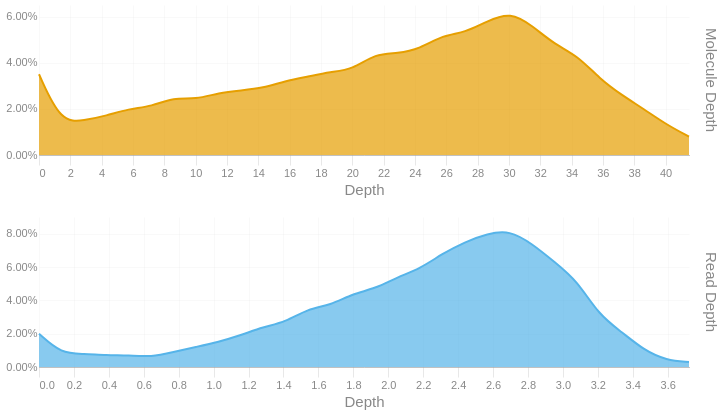

Notebook source saved alongside this figure:
### Code cell
readdep = depth_hist(tb['Read Depth'], q99, 3)
readdep = readdep.with_columns(pl.lit('Read Depth').alias('Metric'))
if not SKIPLR:
    moldep = depth_hist(tb['Molecule Depth'], mol_q99, 1)
    moldep = moldep.with_columns(pl.lit('Molecule Depth').alias('Metric'))
    _hist = pl.concat([readdep, moldep])
    _hist = _hist.filter(pl.col('Proportion') != 0)
    with SafeRender(_hist):
        (
            alt.Chart(_hist)        
            .mark_area(interpolate = "basis")
            .encode(
                x=alt.X('Bin:Q').scale(domainMin=0).axis(alt.Axis(title='Depth')),
                y = alt.Y('Proportion:Q', title = None).axis(format = '.2%'),
                color = alt.Color('Metric:N').legend(None),
                row = alt.Row("Metric:N").header(title = None, labelOrient = 'right'),
                tooltip = [
                    alt.Tooltip("Metric:N", title = "Metric"),
                    alt.Tooltip('Interval:N', title = "Depth Interval"),
                    alt.Tooltip('Proportion:Q', title = "% Alignments").format('.2%')
                ]
            )
            .resolve_scale(x='independent', y='independent')
            .properties(
                height = 150, width = 650,
                usermeta={'embedOptions': {'downloadFileName': f'{samplename}.depth.hist'}}
            )
        ).display()
else:
    readdep = readdep.filter(pl.col('Proportion') != 0)
    with SafeRender(readdep):
        (
            alt.Chart(readdep)        
            .mark_area(interpolate = "basis")
            .encode(
                x=alt.X('Bin:Q').scale(domainMin=0).axis(alt.Axis(title='Depth')),
                y = alt.Y('Proportion:Q', title = None).axis(format = '.2%'),
                tooltip = [
                    alt.Tooltip('Interval:N', title = "Depth Interval"),
                    alt.Tooltip('Proportion:Q', title = "% Alignments").format('.2%')
                ]
            )
            .properties(
                usermeta={'embedOptions': {'downloadFileName': f'{samplename}.depth.hist'}}
            )
        ).display()

### Figure 1 — Vega-Lite specification as saved in the notebook (floating-point values rounded to 4 significant figures)
{"width": 650, "height": 150, "config": {"title": {"anchor": "start", "dy": -15, "fontSize": 18, "color": "#888888", "subtitleColor": "#888888", "subtitleFontSize": 14}, "arc": {"fill": "#0072B2"}, "axis": {"domainColor": "#888888", "domainWidth": 0.5, "gridWidth": 0.2, "grid": false, "titleFontWeight": 400, "titleFontSize": 15, "labelFontSize": 11, "labelColor": "#888888", "tickColor": "#888888", "tickWidth": 0.2, "titleColor": "#888888"}, "axisBand": {"grid": false}, "axisX": {"grid": true, "tickSize": 10, "domainCap": "round"}, "axisY": {"domain": false, "grid": true, "tickSize": 0, "domainCap": "round"}, "background": "transparent", "header": {"labelFontSize": 15, "labelColor": "#888888", "titleFontSize": 15, "titleFontWeight": 600, "titleColor": "#888888"}, "legend": {"labelFont": "sans-serif", "labelFontSize": 12, "labelColor": "#888888", "symbolSize": 100, "symbolType": "circle", "titleFontSize": 12, "titlePadding": 10, "titleColor": "#888888", "title": null}, "range": {"category": ["#E69F00", "#56B4E9", "#009E73", "#F0E442", "#0072B2", "#D55E00", "#CC79A7", "#000000"], "diverging": ["#cfe8f3", "#a2d4ec", "#73bfe2", "#46abdb", "#1696d2", "#12719e"]}, "area": {"fill": "#0072B2", "fillOpacity": 0.7, "line": true, "strokeOpacity": 0.7}, "line": {"color": "#0072B2", "stroke": "#0072B2", "strokeWidth": 2}, "trail": {"color": "#0072B2", "stroke": "#0072B2", "strokeWidth": 0, "size": 1}, "point": {"filled": true, "fillOpacity": 1.0, "size": 95}, "text": {"color": "#888888", "fontSize": 11, "align": "right", "fontWeight": 400, "size": 11}, "bar": {"fill": "#0072B2", "stroke": null}, "view": {"stroke": null, "continuousWidth": 660, "continuousHeight": 400}}, "data": {"name": "data-4a8ef98114430772e3dc4453b8938ba3"}, "mark": {"type": "area", "interpolate": "basis"}, "encoding": {"color": {"field": "Metric", "legend": null, "type": "nominal"}, "row": {"field": "Metric", "header": {"title": null, "labelOrient": "right"}, "type": "nominal"}, "tooltip": [{"field": "Metric", "title": "Metric", "type": "nominal"}, {"field": "Interval", "title": "Depth Interval", "type": "nominal"}, {"field": "Proportion", "format": ".2%", "title": "% Alignments", "type": "quantitative"}], "x": {"axis": {"title": "Depth"}, "field": "Bin", "scale": {"domainMin": 0}, "type": "quantitative"}, "y": {"axis": {"format": ".2%"}, "field": "Proportion", "title": null, "type": "quantitative"}}, "resolve": {"scale": {"x": "independent", "y": "independent"}}, "usermeta": {"embedOptions": {"downloadFileName": "S6_Kennetcook_3562.depth.hist"}}, "$schema": "https://vega.github.io/schema/vega-lite/v6.1.0.json", "datasets": {"data-4a8ef98114430772e3dc4453b8938ba3": [{"Bin": 0.0, "Interval": "0.0-0.128", "Proportion": 0.02, "Metric": "Read Depth"}, {"Bin": 0.128, "Interval": "0.128-0.257", "Proportion": 0.008, "Metric": "Read Depth"}, {"Bin": 0.257, "Interval": "0.257-0.385", "Proportion": 0.008, "Metric": "Read Depth"}, {"Bin": 0.385, "Interval": "0.385-0.513", "Proportion": 0.007, "Metric": "Read Depth"}, {"Bin": 0.513, "Interval": "0.513-0.642", "Proportion": 0.007, "Metric": "Read Depth"}, {"Bin": 0.642, "Interval": "0.642-0.77", "Proportion": 0.006, "Metric": "Read Depth"}, {"Bin": 0.77, "Interval": "0.77-0.898", "Proportion": 0.009, "Metric": "Read Depth"}, {"Bin": 0.898, "Interval": "0.898-1.027", "Proportion": 0.012, "Metric": "Read Depth"}, {"Bin": 1.027, "Interval": "1.027-1.155", "Proportion": 0.015, "Metric": "Read Depth"}, {"Bin": 1.155, "Interval": "1.155-1.283", "Proportion": 0.019, "Metric": "Read Depth"}, {"Bin": 1.283, "Interval": "1.283-1.412", "Proportion": 0.024, "Metric": "Read Depth"}, {"Bin": 1.412, "Interval": "1.412-1.54", "Proportion": 0.027, "Metric": "Read Depth"}, {"Bin": 1.54, "Interval": "1.54-1.668", "Proportion": 0.035, "Metric": "Read Depth"}, {"Bin": 1.668, "Interval": "1.668-1.797", "Proportion": 0.037, "Metric": "Read Depth"}, {"Bin": 1.797, "Interval": "1.797-1.925", "Proportion": 0.044, "Metric": "Read Depth"}, {"Bin": 1.925, "Interval": "1.925-2.053", "Proportion": 0.047, "Metric": "Read Depth"}, {"Bin": 2.053, "Interval": "2.053-2.182", "Proportion": 0.054, "Metric": "Read Depth"}, {"Bin": 2.182, "Interval": "2.182-2.31", "Proportion": 0.059, "Metric": "Read Depth"}, {"Bin": 2.31, "Interval": "2.31-2.438", "Proportion": 0.068, "Metric": "Read Depth"}, {"Bin": 2.438, "Interval": "2.438-2.567", "Proportion": 0.075, "Metric": "Read Depth"}, {"Bin": 2.567, "Interval": "2.567-2.695", "Proportion": 0.08, "Metric": "Read Depth"}, {"Bin": 2.695, "Interval": "2.695-2.823", "Proportion": 0.082, "Metric": "Read Depth"}, {"Bin": 2.823, "Interval": "2.823-2.952", "Proportion": 0.074, "Metric": "Read Depth"}, {"Bin": 2.952, "Interval": "2.952-3.08", "Proportion": 0.063, "Metric": "Read Depth"}, {"Bin": 3.08, "Interval": "3.08-3.208", "Proportion": 0.052, "Metric": "Read Depth"}, {"Bin": 3.208, "Interval": "3.208-3.337", "Proportion": 0.031, "Metric": "Read Depth"}, {"Bin": 3.337, "Interval": "3.337-3.465", "Proportion": 0.021, "Metric": "Read Depth"}, {"Bin": 3.465, "Interval": "3.465-3.593", "Proportion": 0.01, "Metric": "Read Depth"}, {"Bin": 3.593, "Interval": "3.593-3.722", "Proportion": 0.004, "Metric": "Read Depth"}, {"Bin": 3.722, "Interval": "3.722-3.85", "Proportion": 0.003, "Metric": "Read Depth"}, {"Bin": 0.0, "Interval": "0.0-1.4", "Proportion": 0.035, "Metric": "Molecule Depth"}, {"Bin": 1.4, "Interval": "1.4-2.9", "Proportion": 0.014, "Metric": "Molecule Depth"}, {"Bin": 2.9, "Interval": "2.9-4.3", "Proportion": 0.015, "Metric": "Molecule Depth"}, {"Bin": 4.3, "Interval": "4.3-5.7", "Proportion": 0.017, "Metric": "Molecule Depth"}, {"Bin": 5.7, "Interval": "5.7-7.2", "Proportion": 0.02, "Metric": "Molecule Depth"}, {"Bin": 7.2, "Interval": "7.2-8.6", "Proportion": 0.021, "Metric": "Molecule Depth"}, {"Bin": 8.6, "Interval": "8.6-10.0", "Proportion": 0.025, "Metric": "Molecule Depth"}, {"Bin": 10.0, "Interval": "10.0-11.5", "Proportion": 0.024, "Metric": "Molecule Depth"}, {"Bin": 11.5, "Interval": "11.5-12.9", "Proportion": 0.027, "Metric": "Molecule Depth"}, {"Bin": 12.9, "Interval": "12.9-14.3", "Proportion": 0.028, "Metric": "Molecule Depth"}, {"Bin": 14.3, "Interval": "14.3-15.7", "Proportion": 0.029, "Metric": "Molecule Depth"}, {"Bin": 15.7, "Interval": "15.7-17.2", "Proportion": 0.032, "Metric": "Molecule Depth"}, {"Bin": 17.2, "Interval": "17.2-18.6", "Proportion": 0.034, "Metric": "Molecule Depth"}, {"Bin": 18.6, "Interval": "18.6-20.0", "Proportion": 0.036, "Metric": "Molecule Depth"}, {"Bin": 20.0, "Interval": "20.0-21.5", "Proportion": 0.037, "Metric": "Molecule Depth"}, {"Bin": 21.5, "Interval": "21.5-22.9", "Proportion": 0.044, "Metric": "Molecule Depth"}, {"Bin": 22.9, "Interval": "22.9-24.3", "Proportion": 0.044, "Metric": "Molecule Depth"}, {"Bin": 24.3, "Interval": "24.3-25.8", "Proportion": 0.046, "Metric": "Molecule Depth"}, {"Bin": 25.8, "Interval": "25.8-27.2", "Proportion": 0.052, "Metric": "Molecule Depth"}, {"Bin": 27.2, "Interval": "27.2-28.6", "Proportion": 0.053, "Metric": "Molecule Depth"}, {"Bin": 28.6, "Interval": "28.6-30.1", "Proportion": 0.058, "Metric": "Molecule Depth"}, {"Bin": 30.1, "Interval": "30.1-31.5", "Proportion": 0.062, "Metric": "Molecule Depth"}, {"Bin": 31.5, "Interval": "31.5-32.9", "Proportion": 0.056, "Metric": "Molecule Depth"}, {"Bin": 32.9, "Interval": "32.9-34.4", "Proportion": 0.048, "Metric": "Molecule Depth"}, {"Bin": 34.4, "Interval": "34.4-35.8", "Proportion": 0.043, "Metric": "Molecule Depth"}, {"Bin": 35.8, "Interval": "35.8-37.2", "Proportion": 0.033, "Metric": "Molecule Depth"}, {"Bin": 37.2, "Interval": "37.2-38.6", "Proportion": 0.026, "Metric": "Molecule Depth"}, {"Bin": 38.6, "Interval": "38.6-40.1", "Proportion": 0.02, "Metric": "Molecule Depth"}, {"Bin": 40.1, "Interval": "40.1-41.5", "Proportion": 0.013, "Metric": "Molecule Depth"}, {"Bin": 41.5, "Interval": "41.5-42.94", "Proportion": 0.008, "Metric": "Molecule Depth"}]}}
